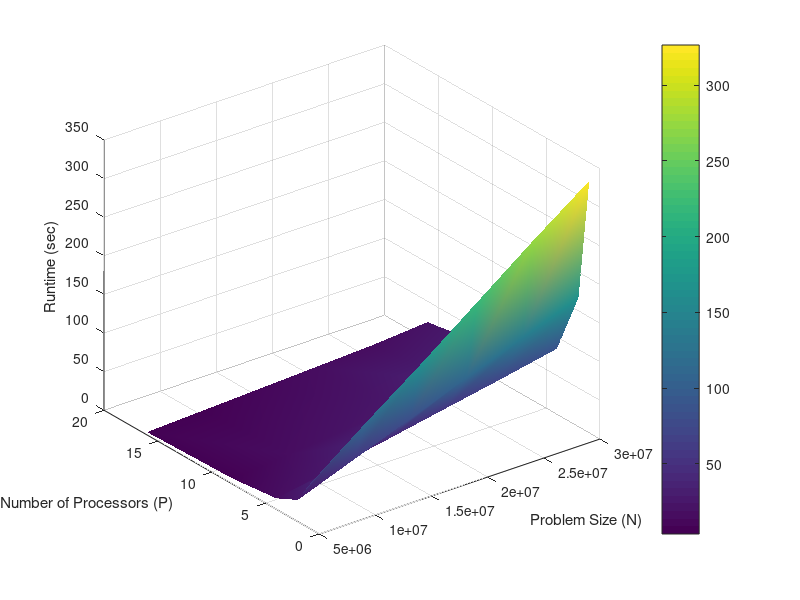

The MATLAB source for this figure:
n = 5e6:5e6:30e6;
p = [1,2,4,8,16];
t = [54.6972438	28.0656096	14.1448124	7.266578	3.7038872;
110.0044676	55.7732146	28.0240602	14.4186642	7.0657734;
162.7881606	83.6011576	41.8299704	21.717516	10.5313456;
218.1579074	112.1091464	56.0855564	28.5302262	13.9904882;
273.4388614	139.4980772	70.00199	35.3607082	17.45614;
326.398724	166.8114676	84.9627832	42.2635888	23.2427518];

[nn, pp] = meshgrid(n,p);
surf(nn,pp,t');

xlabel('Problem Size (N)');
ylabel('Number of Processors (P)');
zlabel('Runtime (sec)');
grid on
shading interp
colorbar
